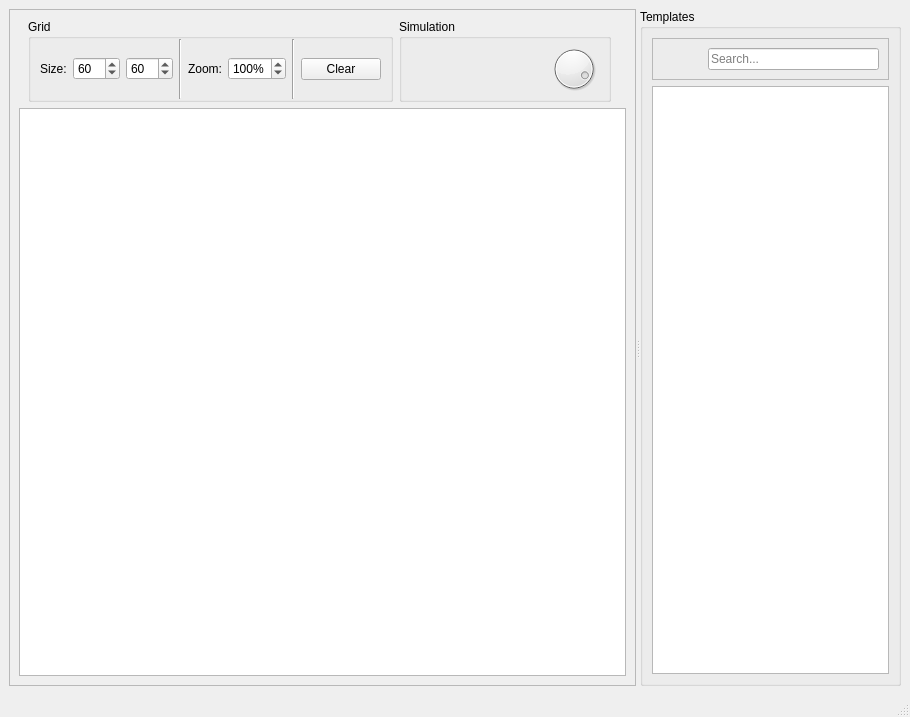
<?xml version="1.0" encoding="UTF-8"?>
<ui version="4.0">
 <class>MainWindow</class>
 <widget class="QMainWindow" name="MainWindow">
  <property name="geometry">
   <rect>
    <x>0</x>
    <y>0</y>
    <width>910</width>
    <height>717</height>
   </rect>
  </property>
  <property name="windowTitle">
   <string>Game of Life</string>
  </property>
  <widget class="QWidget" name="centralwidget">
   <layout class="QHBoxLayout" name="horizontalLayout_2">
    <item>
     <widget class="QSplitter" name="splitter">
      <property name="orientation">
       <enum>Qt::Horizontal</enum>
      </property>
      <widget class="QFrame" name="frame_2">
       <property name="frameShape">
        <enum>QFrame::StyledPanel</enum>
       </property>
       <property name="frameShadow">
        <enum>QFrame::Raised</enum>
       </property>
       <layout class="QVBoxLayout" name="verticalLayout">
        <item>
         <widget class="QFrame" name="frame">
          <property name="frameShape">
           <enum>QFrame::NoFrame</enum>
          </property>
          <property name="frameShadow">
           <enum>QFrame::Raised</enum>
          </property>
          <layout class="QHBoxLayout" name="horizontalLayout">
           <property name="topMargin">
            <number>0</number>
           </property>
           <property name="bottomMargin">
            <number>0</number>
           </property>
           <item>
            <widget class="QGroupBox" name="groupBoxGridSizeSettings">
             <property name="sizePolicy">
              <sizepolicy hsizetype="Maximum" vsizetype="Preferred">
               <horstretch>0</horstretch>
               <verstretch>0</verstretch>
              </sizepolicy>
             </property>
             <property name="title">
              <string>Grid</string>
             </property>
             <layout class="QHBoxLayout" name="horizontalLayout_5">
              <property name="topMargin">
               <number>0</number>
              </property>
              <property name="bottomMargin">
               <number>0</number>
              </property>
              <item>
               <widget class="QLabel" name="label">
                <property name="text">
                 <string>Size:</string>
                </property>
               </widget>
              </item>
              <item>
               <widget class="QSpinBox" name="spinBoxGridSizeX">
                <property name="statusTip">
                 <string>Number of columns</string>
                </property>
                <property name="accelerated">
                 <bool>true</bool>
                </property>
                <property name="minimum">
                 <number>2</number>
                </property>
                <property name="maximum">
                 <number>500</number>
                </property>
                <property name="value">
                 <number>60</number>
                </property>
               </widget>
              </item>
              <item>
               <widget class="QSpinBox" name="spinBoxGridSizeY">
                <property name="statusTip">
                 <string>Number of rows</string>
                </property>
                <property name="accelerated">
                 <bool>true</bool>
                </property>
                <property name="minimum">
                 <number>2</number>
                </property>
                <property name="maximum">
                 <number>500</number>
                </property>
                <property name="value">
                 <number>60</number>
                </property>
               </widget>
              </item>
              <item>
               <widget class="Line" name="line">
                <property name="orientation">
                 <enum>Qt::Vertical</enum>
                </property>
               </widget>
              </item>
              <item>
               <widget class="QLabel" name="label_2">
                <property name="text">
                 <string>Zoom:</string>
                </property>
               </widget>
              </item>
              <item>
               <widget class="QDoubleSpinBox" name="spinBoxZoomAmount">
                <property name="suffix">
                 <string>%</string>
                </property>
                <property name="decimals">
                 <number>0</number>
                </property>
                <property name="minimum">
                 <double>10.000000000000000</double>
                </property>
                <property name="maximum">
                 <double>200.000000000000000</double>
                </property>
                <property name="singleStep">
                 <double>10.000000000000000</double>
                </property>
                <property name="value">
                 <double>100.000000000000000</double>
                </property>
               </widget>
              </item>
              <item>
               <widget class="Line" name="line_2">
                <property name="orientation">
                 <enum>Qt::Vertical</enum>
                </property>
               </widget>
              </item>
              <item>
               <widget class="QPushButton" name="pushButtonClearGrid">
                <property name="statusTip">
                 <string>Clear the grid</string>
                </property>
                <property name="text">
                 <string>Clear</string>
                </property>
               </widget>
              </item>
             </layout>
            </widget>
           </item>
           <item>
            <widget class="QGroupBox" name="groupBoxSimulationControl">
             <property name="sizePolicy">
              <sizepolicy hsizetype="Maximum" vsizetype="Preferred">
               <horstretch>0</horstretch>
               <verstretch>0</verstretch>
              </sizepolicy>
             </property>
             <property name="title">
              <string>Simulation</string>
             </property>
             <layout class="QHBoxLayout" name="horizontalLayout_3">
              <property name="topMargin">
               <number>0</number>
              </property>
              <property name="bottomMargin">
               <number>0</number>
              </property>
              <item>
               <widget class="QPushButton" name="pushButtonStartSimulation">
                <property name="statusTip">
                 <string>Start/continue/pause the simulation</string>
                </property>
                <property name="text">
                 <string/>
                </property>
                <property name="icon">
                 <iconset resource="resources.qrc">
                  <normaloff>:/play.png</normaloff>
                  <activeon>:/pause.png</activeon>:/play.png</iconset>
                </property>
                <property name="iconSize">
                 <size>
                  <width>35</width>
                  <height>35</height>
                 </size>
                </property>
                <property name="checkable">
                 <bool>true</bool>
                </property>
                <property name="flat">
                 <bool>true</bool>
                </property>
               </widget>
              </item>
              <item>
               <widget class="QPushButton" name="pushButtonSimulationStep">
                <property name="statusTip">
                 <string>Do one simulation step</string>
                </property>
                <property name="text">
                 <string/>
                </property>
                <property name="icon">
                 <iconset resource="resources.qrc">
                  <normaloff>:/step-forward.png</normaloff>:/step-forward.png</iconset>
                </property>
                <property name="iconSize">
                 <size>
                  <width>35</width>
                  <height>35</height>
                 </size>
                </property>
                <property name="flat">
                 <bool>true</bool>
                </property>
               </widget>
              </item>
              <item>
               <widget class="QPushButton" name="pushButtonResetSimulation">
                <property name="statusTip">
                 <string>Reset simulation</string>
                </property>
                <property name="text">
                 <string/>
                </property>
                <property name="icon">
                 <iconset resource="resources.qrc">
                  <normaloff>:/repeat.png</normaloff>:/repeat.png</iconset>
                </property>
                <property name="iconSize">
                 <size>
                  <width>35</width>
                  <height>35</height>
                 </size>
                </property>
                <property name="flat">
                 <bool>true</bool>
                </property>
               </widget>
              </item>
              <item>
               <widget class="QDial" name="dialSimulationSpeed">
                <property name="maximumSize">
                 <size>
                  <width>60</width>
                  <height>60</height>
                 </size>
                </property>
                <property name="statusTip">
                 <string>Set simulation speed</string>
                </property>
                <property name="maximum">
                 <number>1000</number>
                </property>
                <property name="singleStep">
                 <number>50</number>
                </property>
                <property name="pageStep">
                 <number>50</number>
                </property>
                <property name="value">
                 <number>900</number>
                </property>
               </widget>
              </item>
             </layout>
            </widget>
           </item>
           <item>
            <spacer name="horizontalSpacer">
             <property name="orientation">
              <enum>Qt::Horizontal</enum>
             </property>
             <property name="sizeHint" stdset="0">
              <size>
               <width>40</width>
               <height>20</height>
              </size>
             </property>
            </spacer>
           </item>
          </layout>
         </widget>
        </item>
        <item>
         <widget class="GraphicsView" name="canvas"/>
        </item>
       </layout>
      </widget>
      <widget class="QGroupBox" name="groupBoxTemplates">
       <property name="sizePolicy">
        <sizepolicy hsizetype="Maximum" vsizetype="Preferred">
         <horstretch>0</horstretch>
         <verstretch>0</verstretch>
        </sizepolicy>
       </property>
       <property name="title">
        <string>Templates</string>
       </property>
       <layout class="QVBoxLayout" name="verticalLayout_2">
        <item>
         <widget class="QFrame" name="frame_3">
          <property name="sizePolicy">
           <sizepolicy hsizetype="Preferred" vsizetype="Maximum">
            <horstretch>0</horstretch>
            <verstretch>0</verstretch>
           </sizepolicy>
          </property>
          <property name="frameShape">
           <enum>QFrame::StyledPanel</enum>
          </property>
          <property name="frameShadow">
           <enum>QFrame::Raised</enum>
          </property>
          <layout class="QHBoxLayout" name="horizontalLayout_4">
           <item>
            <widget class="QPushButton" name="pushButtonSaveGrid">
             <property name="sizePolicy">
              <sizepolicy hsizetype="Maximum" vsizetype="Maximum">
               <horstretch>0</horstretch>
               <verstretch>0</verstretch>
              </sizepolicy>
             </property>
             <property name="statusTip">
              <string>Save current grid</string>
             </property>
             <property name="text">
              <string/>
             </property>
             <property name="icon">
              <iconset resource="resources.qrc">
               <normaloff>:/save.png</normaloff>:/save.png</iconset>
             </property>
             <property name="iconSize">
              <size>
               <width>35</width>
               <height>35</height>
              </size>
             </property>
             <property name="flat">
              <bool>true</bool>
             </property>
            </widget>
           </item>
           <item>
            <widget class="QLineEdit" name="lineEditTemplateSearch">
             <property name="placeholderText">
              <string>Search...</string>
             </property>
            </widget>
           </item>
          </layout>
         </widget>
        </item>
        <item>
         <widget class="QListView" name="listView">
          <property name="sizePolicy">
           <sizepolicy hsizetype="Preferred" vsizetype="Minimum">
            <horstretch>0</horstretch>
            <verstretch>0</verstretch>
           </sizepolicy>
          </property>
          <property name="maximumSize">
           <size>
            <width>16777215</width>
            <height>1000000</height>
           </size>
          </property>
          <property name="selectionMode">
           <enum>QAbstractItemView::SingleSelection</enum>
          </property>
          <property name="iconSize">
           <size>
            <width>60</width>
            <height>60</height>
           </size>
          </property>
          <property name="flow">
           <enum>QListView::TopToBottom</enum>
          </property>
         </widget>
        </item>
       </layout>
      </widget>
     </widget>
    </item>
   </layout>
  </widget>
  <widget class="QStatusBar" name="statusbar"/>
 </widget>
 <customwidgets>
  <customwidget>
   <class>GraphicsView</class>
   <extends>QGraphicsView</extends>
   <header>graphicsview.h</header>
  </customwidget>
 </customwidgets>
 <resources>
  <include location="resources.qrc"/>
 </resources>
 <connections/>
</ui>
